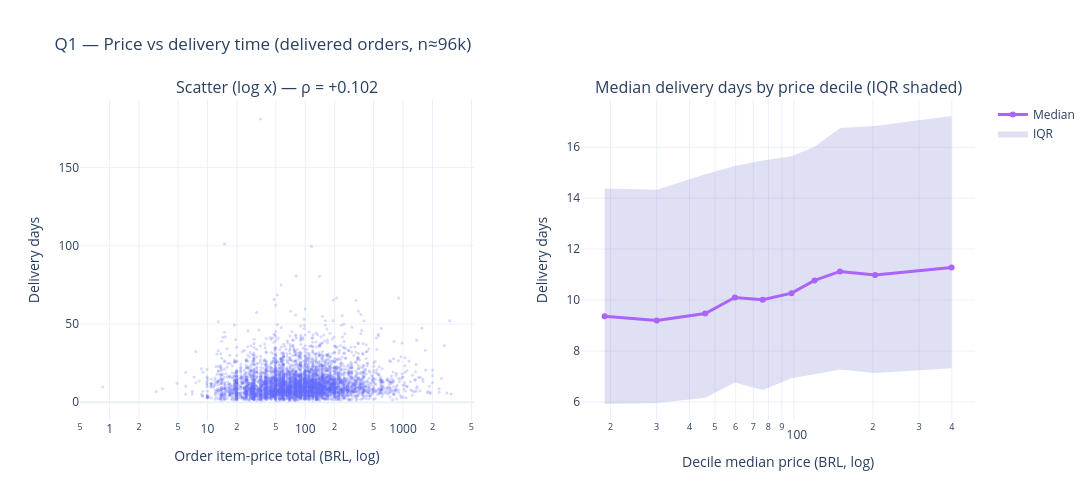

Here is the notebook cell this chart was saved with:
### Code cell
import plotly.graph_objects as go
from plotly.subplots import make_subplots

# Decile bin for the line panel
q1_binned = q1.copy()
q1_binned["price_decile"] = pd.qcut(q1_binned["items_price_total"], 10, labels=False) + 1
decile_stats = q1_binned.groupby("price_decile").agg(
    price_median=("items_price_total", "median"),
    delivery_median=("delivery_days", "median"),
    delivery_q25=("delivery_days", lambda s: s.quantile(0.25)),
    delivery_q75=("delivery_days", lambda s: s.quantile(0.75)),
).reset_index()

fig = make_subplots(
    rows=1, cols=2,
    subplot_titles=(
        f"Scatter (log x) — ρ = {rho:+.3f}",
        "Median delivery days by price decile (IQR shaded)"
    ),
    horizontal_spacing=0.12,
)

# Left: scatter, sampled to 5k for render speed
sample = q1.sample(5000, random_state=42)
fig.add_trace(
    go.Scatter(
        x=sample["items_price_total"], y=sample["delivery_days"],
        mode="markers", marker=dict(size=3, opacity=0.25),
        showlegend=False,
    ),
    row=1, col=1,
)

# Right: decile medians with IQR band
fig.add_trace(
    go.Scatter(
        x=decile_stats["price_median"], y=decile_stats["delivery_q75"],
        mode="lines", line=dict(width=0), showlegend=False,
    ),
    row=1, col=2,
)
fig.add_trace(
    go.Scatter(
        x=decile_stats["price_median"], y=decile_stats["delivery_q25"],
        mode="lines", line=dict(width=0),
        fill="tonexty", fillcolor="rgba(100,100,200,0.2)",
        name="IQR", showlegend=True,
    ),
    row=1, col=2,
)
fig.add_trace(
    go.Scatter(
        x=decile_stats["price_median"], y=decile_stats["delivery_median"],
        mode="lines+markers", line=dict(width=3), name="Median",
    ),
    row=1, col=2,
)

fig.update_xaxes(type="log", title_text="Order item-price total (BRL, log)", row=1, col=1)
fig.update_xaxes(type="log", title_text="Decile median price (BRL, log)", row=1, col=2)
fig.update_yaxes(title_text="Delivery days", row=1, col=1)
fig.update_yaxes(title_text="Delivery days", row=1, col=2)
fig.update_layout(
    title_text="Q1 — Price vs delivery time (delivered orders, n≈96k)",
    height=500, width=1100, template="plotly_white",
)

fig.show()
fig.write_image(PROJECT_ROOT / "reports" / "figures" / "07_q1_price_vs_delivery.png", scale=2)

### Figure 1 — Plotly figure (JSON) as saved in the notebook; plotly's stock layout.template omitted (floating-point values rounded to 4 significant figures; data arrays with more than 128 entries replaced by an {"elided": "..."} marker saying what was removed)
{"data": [{"marker": {"opacity": 0.25, "size": 3}, "mode": "markers", "showlegend": false, "type": "scatter", "x": {"elided": "5000 float values"}, "xaxis": "x", "y": {"elided": "5000 float values"}, "yaxis": "y"}, {"line": {"width": 0}, "mode": "lines", "showlegend": false, "type": "scatter", "x": [19.0, 30.0, 45.95, 59.55, 76.05, 98.0, 119.9, 149.9, 204.0, 399.0], "xaxis": "x2", "y": [14.38, 14.33, 14.94, 15.26, 15.48, 15.65, 16.02, 16.76, 16.84, 17.23], "yaxis": "y2"}, {"fill": "tonexty", "fillcolor": "rgba(100,100,200,0.2)", "line": {"width": 0}, "mode": "lines", "name": "IQR", "showlegend": true, "type": "scatter", "x": [19.0, 30.0, 45.95, 59.55, 76.05, 98.0, 119.9, 149.9, 204.0, 399.0], "xaxis": "x2", "y": [5.919, 5.958, 6.166, 6.759, 6.467, 6.928, 7.083, 7.275, 7.135, 7.325], "yaxis": "y2"}, {"line": {"width": 3}, "mode": "lines+markers", "name": "Median", "type": "scatter", "x": [19.0, 30.0, 45.95, 59.55, 76.05, 98.0, 119.9, 149.9, 204.0, 399.0], "xaxis": "x2", "y": [9.361, 9.202, 9.472, 10.1, 10.01, 10.27, 10.77, 11.12, 10.99, 11.28], "yaxis": "y2"}], "layout": {"annotations": [{"font": {"size": 16}, "showarrow": false, "text": "Scatter (log x) — ρ = +0.102", "x": 0.22, "xanchor": "center", "xref": "paper", "y": 1, "yanchor": "bottom", "yref": "paper"}, {"font": {"size": 16}, "showarrow": false, "text": "Median delivery days by price decile (IQR shaded)", "x": 0.78, "xanchor": "center", "xref": "paper", "y": 1, "yanchor": "bottom", "yref": "paper"}], "height": 500, "title": {"text": "Q1 — Price vs delivery time (delivered orders, n≈96k)"}, "width": 1100, "xaxis": {"anchor": "y", "domain": [0, 0.44], "title": {"text": "Order item-price total (BRL, log)"}, "type": "log"}, "xaxis2": {"anchor": "y2", "domain": [0.56, 1], "title": {"text": "Decile median price (BRL, log)"}, "type": "log"}, "yaxis": {"anchor": "x", "domain": [0, 1], "title": {"text": "Delivery days"}}, "yaxis2": {"anchor": "x2", "domain": [0, 1], "title": {"text": "Delivery days"}}}}
